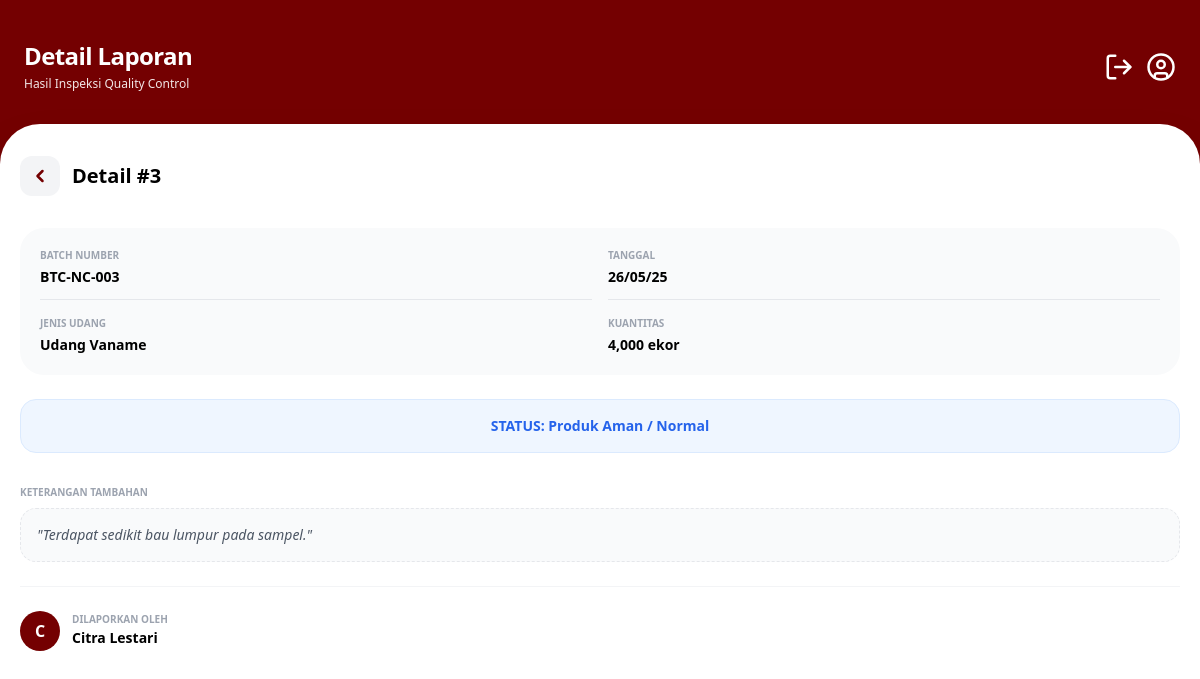
Page /detail_laporan.php?id=3 on the committed database.
### tables this page shows
CREATE TABLE `laporannoncacat` (
  `id` int(11) NOT NULL,
  `id_user` int(11) NOT NULL,
  `batch_number` varchar(50) NOT NULL,
  `jenis_udang` varchar(50) NOT NULL,
  `tanggal` date NOT NULL,
  `kuantitas` int(11) NOT NULL,
  `deskripsi` text DEFAULT NULL,
  `created_at` timestamp NOT NULL DEFAULT current_timestamp()
);

CREATE TABLE `users` (
  `id` int(11) NOT NULL,
  `nip` varchar(20) NOT NULL,
  `password` varchar(255) NOT NULL,
  `nama_lengkap` varchar(100) NOT NULL,
  `jabatan` enum('admin','staff','kepala','manajer','supervisor') NOT NULL,
  `email` varchar(100) NOT NULL,
  `no_telp` varchar(20) NOT NULL,
  `alamat` text NOT NULL
);

### detail_laporan.php (the view, shortened to what this page needs)
<?php
include 'auth.php';
$id = mysqli_real_escape_string($conn, $_GET['id']);
$type = mysqli_real_escape_string($conn, $_GET['type']);
$role = $_SESSION['jabatan'];
if ($type === 'cacat') {
    $query = "SELECT l.*, u.nama_lengkap as staff FROM laporancacat l
              JOIN users u ON l.id_user = u.id WHERE l.id = '$id'";
} else {
    $query = "SELECT l.*, u.nama_lengkap as staff FROM laporannoncacat l
              JOIN users u ON l.id_user = u.id WHERE l.id = '$id'";
}
$result = mysqli_query($conn, $query);
$data = mysqli_fetch_assoc($result);
?>
<!DOCTYPE html>
<html lang="id">
<head>
    <?php include 'ui_config.php'; ?>
</head>
<body class="bg-utama font-sans antialiased">
    <?php include 'header.php'; ?>
    <main class="bg-white rounded-t-[40px] mt-4 min-h-screen px-5 pt-8 pb-24 shadow-2xl relative">
        <div class="flex items-center justify-between mb-8">
            <div class="flex items-center gap-3">
                <a href="<?= $role === 'kepala' ? 'dashboard_kepala_qc.php' : 'dashboard_staff_qc.php' ?>" class="bg-gray-100 text-utama w-10 h-10 rounded-xl flex items-center justify-center active:scale-90 transition-all">
                    <svg xmlns="http://www.w3.org/2000/svg" width="20" height="20" viewBox="0 0 24 24" fill="none" stroke="currentColor" stroke-width="3" stroke-linecap="round" stroke-linejoin="round">
                        <path d="m15 18-6-6 6-6" />
                    </svg>
                </a>
                <h2 class="text-xl font-bold text-black">Detail #<?= $data['id'] ?></h2>
            </div>
        </div>
        <div class="space-y-6">
            <div class="grid grid-cols-2 gap-4 bg-gray-50 p-5 rounded-3xl">
                <div class="border-b border-gray-200 pb-3">
                    <p class="text-[10px] text-gray-400 font-bold uppercase mb-1">Batch Number</p>
                    <p class="text-sm font-bold text-black"><?= $data['batch_number'] ?></p>
                </div>
                <div class="border-b border-gray-200 pb-3">
                    <p class="text-[10px] text-gray-400 font-bold uppercase mb-1">Tanggal</p>
                    <p class="text-sm font-bold text-black"><?= date('d/m/y', strtotime($data['tanggal'])) ?></p>
                </div>
                <div class="border-b border-gray-200 sm:border-0 pb-3 sm:pb-0">
                    <p class="text-[10px] text-gray-400 font-bold uppercase mb-1">Jenis Udang</p>
                    <p class="text-sm font-bold text-black"><?= $data['jenis_udang'] ?></p>
                </div>
                <div>
                    <p class="text-[10px] text-gray-400 font-bold uppercase mb-1">Kuantitas</p>
                    <p class="text-sm font-bold text-black"><?= number_format($data['kuantitas']) ?> ekor</p>
                </div>
            </div>
            <?php if ($type === 'cacat'): ?>
                <div class="flex flex-col gap-3">
                    <div class="bg-red-50 border-l-4 border-red-500 p-4 rounded-2xl">
                        <p class="text-[10px] text-red-400 font-bold uppercase">Tingkat Keparahan</p>
                        <p class="text-md font-bold text-red-800"><?= $data['tingkat_keparahan'] ?? $data['keparahan'] ?></p>
                    </div>
                </div>
                <div class="pt-2">
                    <h3 class="text-[10px] font-bold text-gray-400 uppercase mb-2">Deskripsi Temuan</h3>
                    <div class="bg-gray-50 p-4 rounded-2xl border border-dashed border-gray-200">
                        <p class="text-sm text-gray-600 italic">"<?= $data['deskripsi'] ?: 'Tidak ada catatan.' ?>"</p>
                    </div>
                </div>
                <div class="mt-4 pt-6 border-t-2 border-gray-100">
                    <h3 class="text-sm font-bold text-black mb-4 flex items-center gap-2">
                        <svg xmlns="http://www.w3.org/2000/svg" width="18" height="18" viewBox="0 0 24 24" fill="none" stroke="currentColor" stroke-width="2" stroke-linecap="round" stroke-linejoin="round" class="text-utama">
                            <path d="M11 4H4a2 2 0 0 0-2 2v14a2 2 0 0 0 2 2h14a2 2 0 0 0 2-2v-7" />
                            <path d="M18.5 2.5a2.121 2.121 0 0 1 3 3L12 15l-4 1 1-4 9.5-9.5z" />
                        </svg>
                        Tinjauan Kepala QC
                    </h3>
                    <?php if ($role === 'kepala'): ?>
                        <form action="" method="POST" class="space-y-4">
                            <input type="hidden" name="proses_laporan" value="1">
                            <div>
                                <label class="text-[10px] font-bold text-gray-400 uppercase ml-2">Keputusan Status</label>
                                <div class="grid grid-cols-2 gap-3 mt-1">
                                    <label class="cursor-pointer">
                                        <input type="radio" name="status" value="diterima" class="peer hidden" <?= $data['status'] == 'diterima' ? 'checked' : '' ?> required>
                                        <div class="text-center p-3 rounded-2xl border-2 border-gray-100 peer-checked:border-green-500 peer-checked:bg-green-50 text-gray-400 peer-checked:text-green-600 font-bold text-sm transition-all">Terima</div>
                                    </label>
                                    <label class="cursor-pointer">
                                        <input type="radio" name="status" value="ditolak" class="peer hidden" <?= $data['status'] == 'ditolak' ? 'checked' : '' ?> required>
                                        <div class="text-center p-3 rounded-2xl border-2 border-gray-100 peer-checked:border-red-500 peer-checked:bg-red-50 text-gray-400 peer-checked:text-red-600 font-bold text-sm transition-all">Tolak</div>
                                    </label>
                                </div>
                            </div>
                            <div>
                                <label class="text-[10px] font-bold text-gray-400 uppercase ml-2">Catatan/Instruksi Kepala</label>
                                <textarea name="catatan_kepala" rows="3" class="w-full mt-1 p-4 bg-gray-50 border border-gray-200 rounded-2xl text-sm focus:outline-none focus:border-utama transition-all" placeholder="Tulis instruksi..."><?= $data['catatan_kepala'] ?></textarea>
                            </div>
                            <button type="submit" class="w-full bg-utama text-white font-bold py-4 rounded-2xl shadow-lg active:scale-95 transition-all">Simpan Keputusan</button>
                        </form>
                    <?php else: ?>
                        <div class="space-y-4">
                            <div class="bg-gray-50 p-4 rounded-2xl border border-gray-100">
                                <p class="text-[10px] text-gray-400 font-bold uppercase mb-1">Status Akhir</p>
                                <p class="text-sm font-bold <?= $data['status'] == 'diterima' ? 'text-green-600' : 'text-red-600' ?>">
                                    <?= strtoupper($data['status']) ?>
                                </p>
                            </div>
                            <div class="bg-gray-50 p-4 rounded-2xl border border-gray-100">
                                <p class="text-[10px] text-gray-400 font-bold uppercase mb-1">Instruksi Kepala</p>
                                <p class="text-sm text-gray-700 font-medium"><?= $data['catatan_kepala'] ?: 'Belum ada catatan dari kepala.' ?></p>
                            </div>
                        </div>
                    <?php endif; ?>
                </div>
            <?php else: ?>
                <div class="bg-blue-50 p-4 rounded-2xl text-center border border-blue-100">
                    <p class="text-sm font-bold text-blue-600">STATUS: Produk Aman / Normal</p>
                </div>
                <div class="pt-2">
                    <h3 class="text-[10px] font-bold text-gray-400 uppercase mb-2">Keterangan Tambahan</h3>
                    <div class="bg-gray-50 p-4 rounded-2xl border border-dashed border-gray-200">
                        <p class="text-sm text-gray-600 italic">"<?= $data['deskripsi'] ?: 'Laporan pemeriksaan rutin, kualitas produk sesuai standar.' ?>"</p>
                    </div>
                </div>
            <?php endif; ?>
            <div class="mt-8 pt-6 border-t border-gray-100 flex items-center gap-3">
                <div class="w-10 h-10 bg-utama text-white flex items-center justify-center rounded-full font-bold">
                    <?= substr($data['staff'], 0, 1) ?>
                </div>
                <div>
                    <p class="text-[10px] text-gray-400 font-bold uppercase leading-none mb-1">Dilaporkan Oleh</p>
                    <p class="text-sm font-bold text-black"><?= $data['staff'] ?></p>
                </div>
            </div>
        </div>
    </main>
</body>
</html>

### style/color.css (style rules this page uses)
:root { --color-primary: #740001; --color-primary-dark: #4a0000; --color-background: #EDF3F6; --color-white: #FFFFFF; --color-black: #000000; --color-accent: #3385FF; --color-success: #00b894; --color-warning: #f1c40f; --color-danger: #cc0000; }
body { background-color: var(--color-primary); color: var(--color-black); }
.bg-utama { background-color: var(--color-primary); }
.text-utama { color: var(--color-primary); }

### rows in the picture
laporannoncacat: id "3", batch_number "BTC-NC-003", tanggal "26/05/25", jenis_udang "Udang Vaname", kuantitas "4,000", deskripsi "Terdapat sedikit bau lumpur pada sampel.", id_user.nama_lengkap "C", id_user.nama_lengkap "Citra Lestari"

### other values in the picture
$title "Detail Laporan"
$subtitle "Hasil Inspeksi Quality Control"
